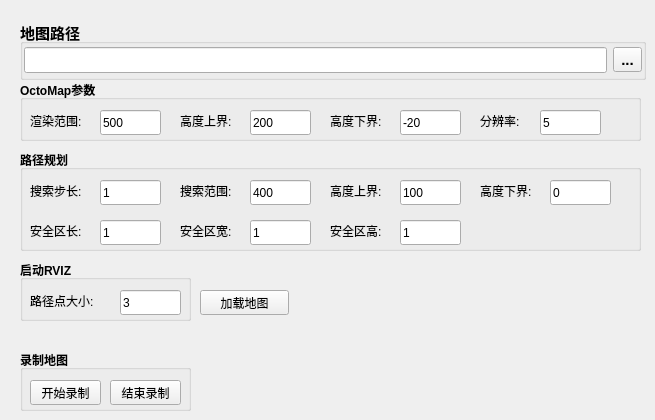
         <widget class="QWidget" name="load_map">
          <attribute name="title">
           <string>导航</string>
          </attribute>
          <widget class="QGroupBox" name="groupBox_6">
           <property name="geometry">
            <rect>
             <x>20</x>
             <y>20</y>
             <width>626</width>
             <height>60</height>
            </rect>
           </property>
           <property name="minimumSize">
            <size>
             <width>0</width>
             <height>60</height>
            </size>
           </property>
           <property name="font">
            <font>
             <pointsize>11</pointsize>
             <weight>75</weight>
             <bold>true</bold>
            </font>
           </property>
           <property name="title">
            <string>地图路径</string>
           </property>
           <layout class="QGridLayout" name="gridLayout_8">
            <property name="leftMargin">
             <number>1</number>
            </property>
            <property name="topMargin">
             <number>1</number>
            </property>
            <property name="rightMargin">
             <number>1</number>
            </property>
            <property name="bottomMargin">
             <number>1</number>
            </property>
            <item row="0" column="1">
             <widget class="QToolButton" name="select_file">
              <property name="text">
               <string>...</string>
              </property>
             </widget>
            </item>
            <item row="0" column="0">
             <widget class="QLineEdit" name="mapPath">
              <property name="font">
               <font>
                <pointsize>11</pointsize>
                <weight>50</weight>
                <bold>false</bold>
               </font>
              </property>
              <property name="dragEnabled">
               <bool>false</bool>
              </property>
              <property name="readOnly">
               <bool>true</bool>
              </property>
             </widget>
            </item>
           </layout>
          </widget>
          <widget class="QPushButton" name="loadMap">
           <property name="geometry">
            <rect>
             <x>200</x>
             <y>290</y>
             <width>89</width>
             <height>25</height>
            </rect>
           </property>
           <property name="text">
            <string>加载地图</string>
           </property>
           <property name="checkable">
            <bool>true</bool>
           </property>
          </widget>
          <widget class="QGroupBox" name="groupBox_7">
           <property name="geometry">
            <rect>
             <x>20</x>
             <y>80</y>
             <width>621</width>
             <height>61</height>
            </rect>
           </property>
           <property name="font">
            <font>
             <weight>75</weight>
             <bold>true</bold>
            </font>
           </property>
           <property name="title">
            <string>OctoMap参数</string>
           </property>
           <widget class="QLabel" name="label_2">
            <property name="geometry">
             <rect>
              <x>10</x>
              <y>30</y>
              <width>71</width>
              <height>21</height>
             </rect>
            </property>
            <property name="font">
             <font>
              <weight>50</weight>
              <bold>false</bold>
             </font>
            </property>
            <property name="text">
             <string>渲染范围:</string>
            </property>
           </widget>
           <widget class="QLineEdit" name="max_range">
            <property name="geometry">
             <rect>
              <x>80</x>
              <y>30</y>
              <width>61</width>
              <height>25</height>
             </rect>
            </property>
            <property name="font">
             <font>
              <weight>50</weight>
              <bold>false</bold>
             </font>
            </property>
            <property name="text">
             <string>500</string>
            </property>
            <property name="readOnly">
             <bool>false</bool>
            </property>
           </widget>
           <widget class="QLabel" name="label_3">
            <property name="geometry">
             <rect>
              <x>160</x>
              <y>30</y>
              <width>71</width>
              <height>21</height>
             </rect>
            </property>
            <property name="font">
             <font>
              <weight>50</weight>
              <bold>false</bold>
             </font>
            </property>
            <property name="text">
             <string>高度上界:</string>
            </property>
           </widget>
           <widget class="QLabel" name="label_4">
            <property name="geometry">
             <rect>
              <x>310</x>
              <y>30</y>
              <width>71</width>
              <height>21</height>
             </rect>
            </property>
            <property name="font">
             <font>
              <weight>50</weight>
              <bold>false</bold>
             </font>
            </property>
            <property name="text">
             <string>高度下界:</string>
            </property>
           </widget>
           <widget class="QLineEdit" name="max_z">
            <property name="geometry">
             <rect>
              <x>230</x>
              <y>30</y>
              <width>61</width>
              <height>25</height>
             </rect>
            </property>
            <property name="font">
             <font>
              <weight>50</weight>
              <bold>false</bold>
             </font>
            </property>
            <property name="text">
             <string>200</string>
            </property>
            <property name="readOnly">
             <bool>false</bool>
            </property>
           </widget>
           <widget class="QLineEdit" name="min_z">
            <property name="geometry">
             <rect>
              <x>380</x>
              <y>30</y>
              <width>61</width>
              <height>25</height>
             </rect>
            </property>
            <property name="font">
             <font>
              <weight>50</weight>
              <bold>false</bold>
             </font>
            </property>
            <property name="text">
             <string>-20</string>
            </property>
            <property name="readOnly">
             <bool>false</bool>
            </property>
           </widget>
           <widget class="QLabel" name="label">
            <property name="geometry">
             <rect>
              <x>460</x>
              <y>30</y>
              <width>51</width>
              <height>21</height>
             </rect>
            </property>
            <property name="font">
             <font>
              <weight>50</weight>
              <bold>false</bold>
             </font>
            </property>
            <property name="text">
             <string>分辨率:</string>
            </property>
           </widget>
           <widget class="QLineEdit" name="octoResolution">
            <property name="geometry">
             <rect>
              <x>520</x>
              <y>30</y>
              <width>61</width>
              <height>25</height>
             </rect>
            </property>
            <property name="font">
             <font>
              <weight>50</weight>
              <bold>false</bold>
             </font>
            </property>
            <property name="text">
             <string>5</string>
            </property>
            <property name="readOnly">
             <bool>false</bool>
            </property>
           </widget>
          </widget>
          <widget class="QLabel" name="loadMap_warn">
           <property name="geometry">
            <rect>
             <x>290</x>
             <y>290</y>
             <width>231</width>
             <height>17</height>
            </rect>
           </property>
           <property name="text">
            <string/>
           </property>
           <property name="textFormat">
            <enum>Qt::AutoText</enum>
           </property>
          </widget>
          <widget class="QGroupBox" name="groupBox_15">
           <property name="geometry">
            <rect>
             <x>20</x>
             <y>150</y>
             <width>621</width>
             <height>101</height>
            </rect>
           </property>
           <property name="font">
            <font>
             <weight>75</weight>
             <bold>true</bold>
            </font>
           </property>
           <property name="title">
            <string>路径规划</string>
           </property>
           <widget class="QLabel" name="label_26">
            <property name="geometry">
             <rect>
              <x>160</x>
              <y>30</y>
              <width>71</width>
              <height>21</height>
             </rect>
            </property>
            <property name="font">
             <font>
              <weight>50</weight>
              <bold>false</bold>
             </font>
            </property>
            <property name="text">
             <string>搜索范围:</string>
            </property>
           </widget>
           <widget class="QLineEdit" name="bound_xy">
            <property name="geometry">
             <rect>
              <x>230</x>
              <y>30</y>
              <width>61</width>
              <height>25</height>
             </rect>
            </property>
            <property name="font">
             <font>
              <weight>50</weight>
              <bold>false</bold>
             </font>
            </property>
            <property name="text">
             <string>400</string>
            </property>
            <property name="readOnly">
             <bool>false</bool>
            </property>
           </widget>
           <widget class="QLabel" name="label_27">
            <property name="geometry">
             <rect>
              <x>310</x>
              <y>30</y>
              <width>71</width>
              <height>21</height>
             </rect>
            </property>
            <property name="font">
             <font>
              <weight>50</weight>
              <bold>false</bold>
             </font>
            </property>
            <property name="text">
             <string>高度上界:</string>
            </property>
           </widget>
           <widget class="QLabel" name="label_28">
            <property name="geometry">
             <rect>
              <x>460</x>
              <y>30</y>
              <width>71</width>
              <height>21</height>
             </rect>
            </property>
            <property name="font">
             <font>
              <weight>50</weight>
              <bold>false</bold>
             </font>
            </property>
            <property name="text">
             <string>高度下界:</string>
            </property>
           </widget>
           <widget class="QLineEdit" name="bound_highz">
            <property name="geometry">
             <rect>
              <x>380</x>
              <y>30</y>
              <width>61</width>
              <height>25</height>
             </rect>
            </property>
            <property name="font">
             <font>
              <weight>50</weight>
              <bold>false</bold>
             </font>
            </property>
            <property name="text">
             <string>100</string>
            </property>
            <property name="readOnly">
             <bool>false</bool>
            </property>
           </widget>
           <widget class="QLineEdit" name="bound_lowz">
            <property name="geometry">
             <rect>
              <x>530</x>
              <y>30</y>
              <width>61</width>
              <height>25</height>
             </rect>
            </property>
            <property name="font">
             <font>
              <weight>50</weight>
              <bold>false</bold>
             </font>
            </property>
            <property name="text">
             <string>0</string>
            </property>
            <property name="readOnly">
             <bool>false</bool>
            </property>
           </widget>
           <widget class="QLabel" name="label_29">
            <property name="geometry">
             <rect>
              <x>10</x>
              <y>30</y>
              <width>71</width>
              <height>21</height>
             </rect>
            </property>
            <property name="font">
             <font>
              <weight>50</weight>
              <bold>false</bold>
             </font>
            </property>
            <property name="text">
             <string>搜索步长:</string>
            </property>
           </widget>
           <widget class="QLineEdit" name="step_range">
            <property name="geometry">
             <rect>
              <x>80</x>
              <y>30</y>
              <width>61</width>
              <height>25</height>
             </rect>
            </property>
            <property name="font">
             <font>
              <weight>50</weight>
              <bold>false</bold>
             </font>
            </property>
            <property name="text">
             <string>1</string>
            </property>
            <property name="readOnly">
             <bool>false</bool>
            </property>
           </widget>
           <widget class="QLabel" name="label_37">
            <property name="geometry">
             <rect>
              <x>310</x>
              <y>70</y>
              <width>71</width>
              <height>21</height>
             </rect>
            </property>
            <property name="font">
             <font>
              <weight>50</weight>
              <bold>false</bold>
             </font>
            </property>
            <property name="text">
             <string>安全区高:</string>
            </property>
           </widget>
           <widget class="QLineEdit" name="uavl">
            <property name="geometry">
             <rect>
              <x>80</x>
              <y>70</y>
              <width>61</width>
              <height>25</height>
             </rect>
            </property>
            <property name="font">
             <font>
              <weight>50</weight>
              <bold>false</bold>
             </font>
            </property>
            <property name="text">
             <string>1</string>
            </property>
            <property name="readOnly">
             <bool>false</bool>
            </property>
           </widget>
           <widget class="QLabel" name="label_38">
            <property name="geometry">
             <rect>
              <x>10</x>
              <y>70</y>
              <width>71</width>
              <height>21</height>
             </rect>
            </property>
            <property name="font">
             <font>
              <weight>50</weight>
              <bold>false</bold>
             </font>
            </property>
            <property name="text">
             <string>安全区长:</string>
            </property>
           </widget>
           <widget class="QLineEdit" name="uavw">
            <property name="geometry">
             <rect>
              <x>230</x>
              <y>70</y>
              <width>61</width>
              <height>25</height>
             </rect>
            </property>
            <property name="font">
             <font>
              <weight>50</weight>
              <bold>false</bold>
             </font>
            </property>
            <property name="text">
             <string>1</string>
            </property>
            <property name="readOnly">
             <bool>false</bool>
            </property>
           </widget>
           <widget class="QLineEdit" name="uavh">
            <property name="geometry">
             <rect>
              <x>380</x>
              <y>70</y>
              <width>61</width>
              <height>25</height>
             </rect>
            </property>
            <property name="font">
             <font>
              <weight>50</weight>
              <bold>false</bold>
             </font>
            </property>
            <property name="text">
             <string>1</string>
            </property>
            <property name="readOnly">
             <bool>false</bool>
            </property>
           </widget>
           <widget class="QLabel" name="label_39">
            <property name="geometry">
             <rect>
              <x>160</x>
              <y>70</y>
              <width>71</width>
              <height>21</height>
             </rect>
            </property>
            <property name="font">
             <font>
              <weight>50</weight>
              <bold>false</bold>
             </font>
            </property>
            <property name="text">
             <string>安全区宽:</string>
            </property>
           </widget>
          </widget>
          <widget class="QGroupBox" name="groupBox_8">
           <property name="geometry">
            <rect>
             <x>20</x>
             <y>260</y>
             <width>171</width>
             <height>61</height>
            </rect>
           </property>
           <property name="font">
            <font>
             <weight>75</weight>
             <bold>true</bold>
            </font>
           </property>
           <property name="title">
            <string>启动RVIZ</string>
           </property>
           <widget class="QLabel" name="label_6">
            <property name="geometry">
             <rect>
              <x>10</x>
              <y>30</y>
              <width>81</width>
              <height>21</height>
             </rect>
            </property>
            <property name="font">
             <font>
              <weight>50</weight>
              <bold>false</bold>
             </font>
            </property>
            <property name="text">
             <string>路径点大小:</string>
            </property>
           </widget>
           <widget class="QLineEdit" name="box_size">
            <property name="geometry">
             <rect>
              <x>100</x>
              <y>30</y>
              <width>61</width>
              <height>25</height>
             </rect>
            </property>
            <property name="font">
             <font>
              <weight>50</weight>
              <bold>false</bold>
             </font>
            </property>
            <property name="text">
             <string>3</string>
            </property>
            <property name="readOnly">
             <bool>false</bool>
            </property>
           </widget>
          </widget>
          <widget class="QGroupBox" name="groupBox_10">
           <property name="geometry">
            <rect>
             <x>20</x>
             <y>350</y>
             <width>171</width>
             <height>61</height>
            </rect>
           </property>
           <property name="font">
            <font>
             <weight>75</weight>
             <bold>true</bold>
            </font>
           </property>
           <property name="title">
            <string>录制地图</string>
           </property>
           <widget class="QPushButton" name="record_start">
            <property name="geometry">
             <rect>
              <x>10</x>
              <y>30</y>
              <width>71</width>
              <height>25</height>
             </rect>
            </property>
            <property name="font">
             <font>
              <weight>50</weight>
              <bold>false</bold>
             </font>
            </property>
            <property name="text">
             <string>开始录制</string>
            </property>
           </widget>
           <widget class="QPushButton" name="record_end">
            <property name="geometry">
             <rect>
              <x>90</x>
              <y>30</y>
              <width>71</width>
              <height>25</height>
             </rect>
            </property>
            <property name="font">
             <font>
              <weight>50</weight>
              <bold>false</bold>
             </font>
            </property>
            <property name="text">
             <string>结束录制</string>
            </property>
           </widget>
          </widget>
         </widget>
